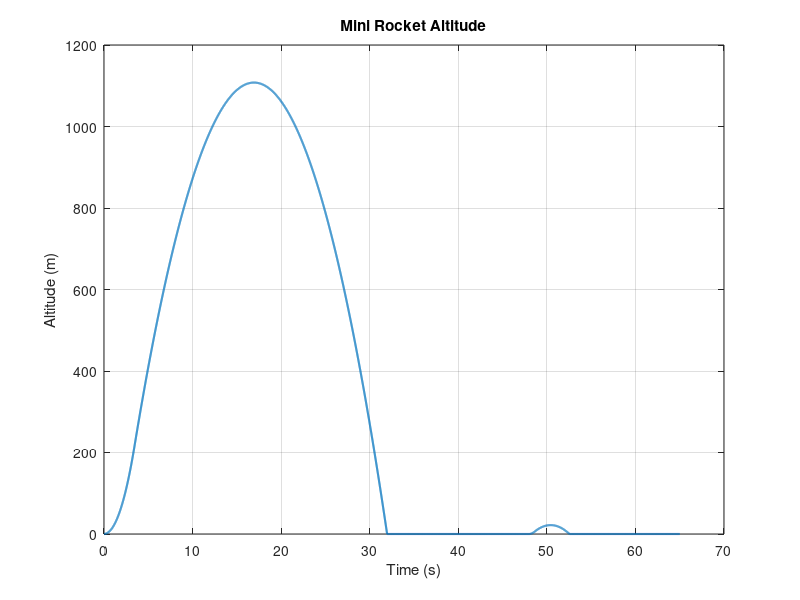
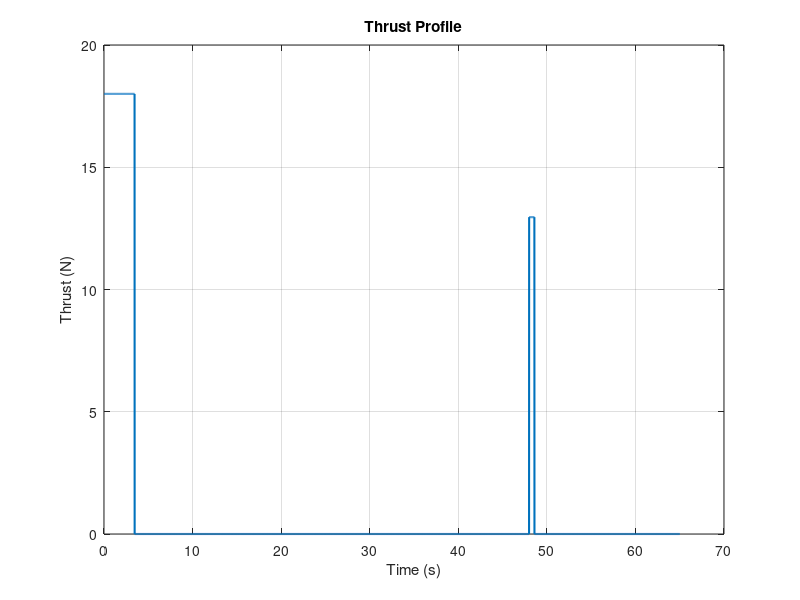
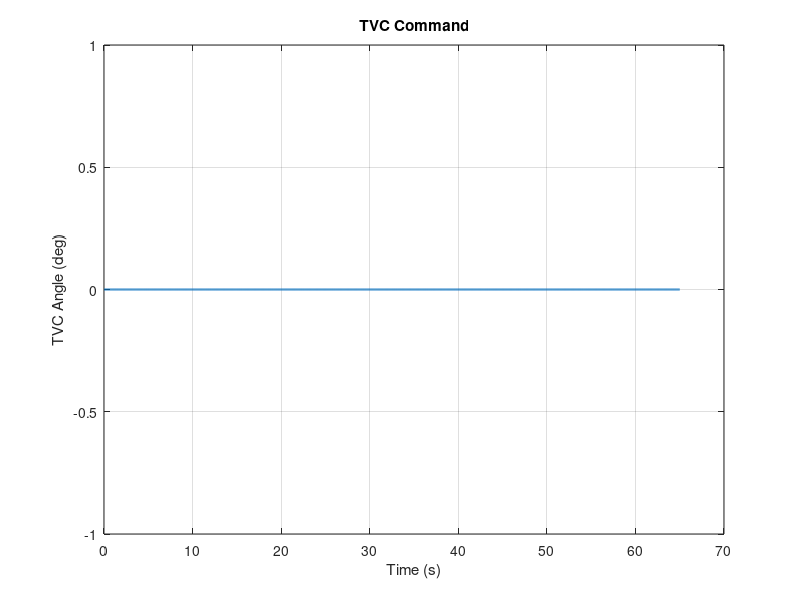
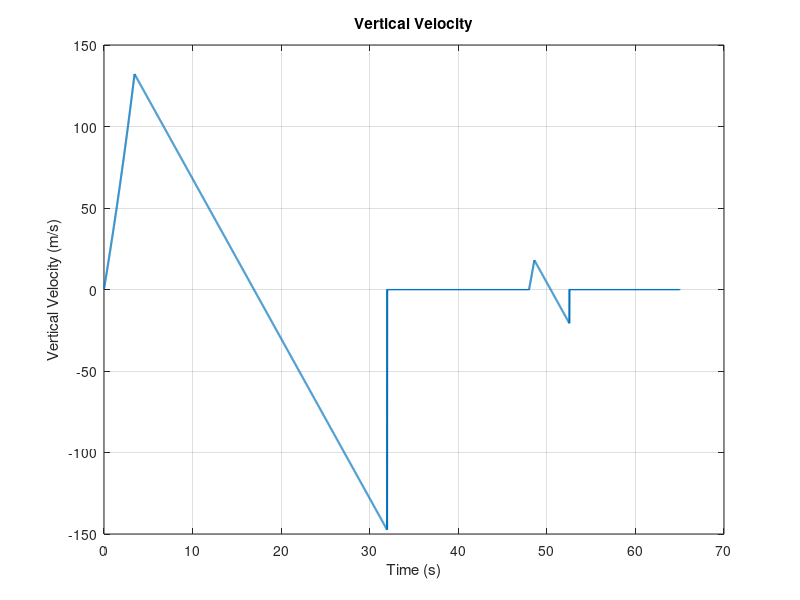

Recreate these plots in MATLAB, in order.
clear; clc; close all;

p.m0 = 0.422;
p.mDry = 0.320;
p.g = 9.80665;
p.Tmax = 18.0;
p.Isp = 70;
p.g0 = 9.80665;
p.L = 0.24;
p.Iyy = 0.018;
p.tauTVC = 0.08;
p.deltaMax = deg2rad(8);

dt = 0.01;
tEnd = 65;
t = 0:dt:tEnd;

s = [0; 0; 0; 0; 0; 0; 0; p.m0];

N = numel(t);
X = zeros(8,N);
U = zeros(3,N);

for k = 1:N
    tk = t(k);

    x = s(1);
    z = s(2);
    vx = s(3);
    vz = s(4);
    theta = s(5);
    q = s(6);
    delta = s(7);
    m = s(8);

    if m <= p.mDry
        T = 0;
    elseif tk <= 3.45
        T = p.Tmax;
    elseif tk >= 48 && tk < 50.2
        T = 0.72*p.Tmax;
    elseif tk >= 50.2 && tk < 53.0
        T = 0.90*p.Tmax;
    else
        T = 0;
    end

    if tk < 48
        zCmd = 5;
    elseif tk < 50.2
        zCmd = 28;
    else
        zCmd = 5;
    end

    vzCmd = 0.9*(zCmd-z);

    if tk < 48
        vzCmd = min(vzCmd,8);
    else
        vzCmd = min(vzCmd,3);
    end

    azCmd = 2.2*(vzCmd-vz);
    thetaCmd = -0.08*vx - 0.02*x;
    thetaError = atan2(sin(thetaCmd-theta),cos(thetaCmd-theta));
    qCmd = 3.0*thetaError;
    qError = qCmd-q;
    deltaCmd = 0.35*thetaError + 0.08*qError;
    deltaCmd = max(-p.deltaMax,min(p.deltaMax,deltaCmd));
    deltaDot = (deltaCmd-delta)/p.tauTVC;

    alpha = theta + delta;
    Tx = T*sin(alpha);
    Tz = T*cos(alpha);

    ax = Tx/m;
    az = Tz/m-p.g;
    qDot = T*sin(delta)*p.L/p.Iyy;

    if T > 0 && m > p.mDry
        mdot = -T/(p.Isp*p.g0);
    else
        mdot = 0;
    end

    if m + mdot*dt < p.mDry
        mdot = (p.mDry-m)/dt;
    end

    sDot = [vx; vz; ax; az; q; qDot; deltaDot; mdot];
    s = s + dt*sDot;

    if s(2) < 0
        s(2) = 0;
        s(4) = 0;
    end

    X(:,k) = s;
    U(:,k) = [T; rad2deg(delta); zCmd];
end

figure;
plot(t,X(2,:),'LineWidth',1.5);
grid on;
xlabel('Time (s)');
ylabel('Altitude (m)');
title('Mini Rocket Altitude');

figure;
plot(t,U(1,:),'LineWidth',1.5);
grid on;
xlabel('Time (s)');
ylabel('Thrust (N)');
title('Thrust Profile');

figure;
plot(t,U(2,:),'LineWidth',1.5);
grid on;
xlabel('Time (s)');
ylabel('TVC Angle (deg)');
title('TVC Command');

figure;
plot(t,X(4,:),'LineWidth',1.5);
grid on;
xlabel('Time (s)');
ylabel('Vertical Velocity (m/s)');
title('Vertical Velocity');

figure;
plot(X(1,:),X(2,:),'LineWidth',1.5);
grid on;
xlabel('Horizontal Position (m)');
ylabel('Altitude (m)');
title('Rocket Trajectory');

figure;
plot(t,rad2deg(X(5,:)),'LineWidth',1.5);
grid on;
xlabel('Time (s)');
ylabel('Pitch Angle (deg)');
title('Rocket Attitude');

disp('Mini Rocket simulation complete.');
